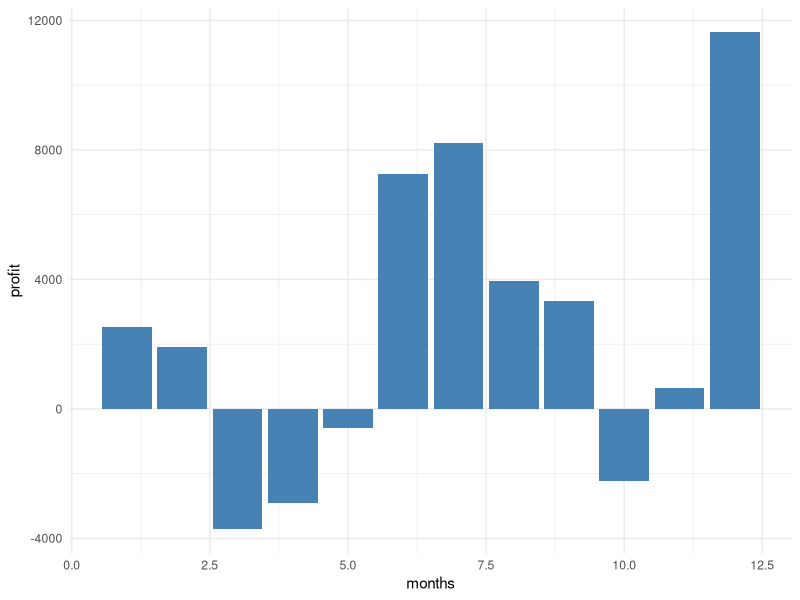
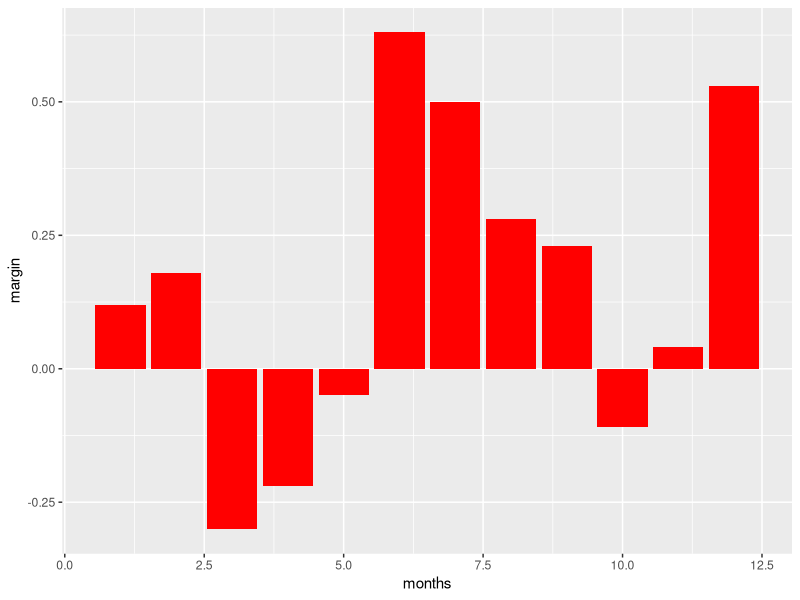
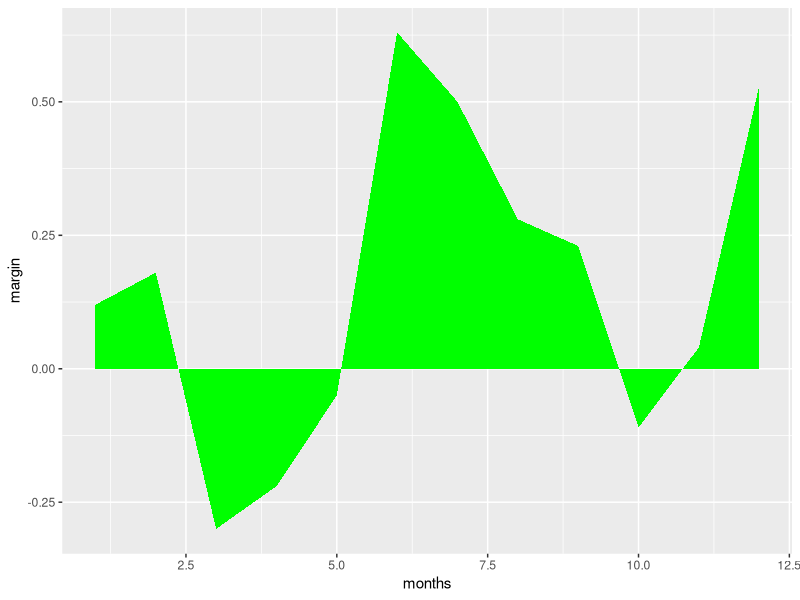

These figures' R source, in order:

#Data
revenue <- c(14574.49, 7606.46, 8611.41, 9175.41, 8058.65, 8105.44, 11496.28, 9766.09, 10305.32, 14379.96, 10713.97, 15433.50)
expenses <- c(12051.82, 5695.07, 12319.20, 12089.72, 8658.57, 840.20, 3285.73, 5821.12, 6976.93, 16618.61, 10054.37, 3803.96)

# Calculate the profit for each month
month_profit <- revenue - expenses
month_profit

# Calculate the tax 30%
tax <- round(month_profit * 0.3, digits = 2)
tax

# Calculate the profit after tax for each month (tax rate 30%)
profit_aft_tax <-  month_profit - tax
profit_aft_tax


# Calculate the profit margin for each month - equals to profit after tax divided by revenue
# The value output must be in %
profit_margin <- round(profit_aft_tax / revenue, digits = 2)
profit_margin

# Calculate the good months - where the profit after tax was greater than the mean for the year
year_mean <- round(mean(profit_aft_tax), 2)
year_mean

#Good months (faster way)
good_months <- profit_aft_tax > year_mean
good_months

# Good months
i <- 0
for (m in profit_aft_tax){
  i <- i + 1
  if (m > year_mean) {
    print(paste(i,":", round(m, 2)))
  } 
}

# Calculate the bad months - where the profit after tax was less than the mean for the year
bad_months <- profit_aft_tax < year_mean
bad_months

# Bad months
i <- 0
for (m in profit_aft_tax){
  i <- i + 1
  if (m < year_mean) {
    print(paste(i,":", round(m, 2)))
  } 
}

# Calculate the worst month
paste(which.min(profit_aft_tax),":", min(profit_aft_tax))

# Calculate the best month
paste(which.max(profit_aft_tax), ":", max(profit_aft_tax))





# --------- VISUALIZATION------------
# activating ggplot2
library(ggplot2)
?qplot()

# Creation of a dataframe from the previouse vectors
df <- data.frame(months = seq(1, 12), profit = month_profit, prof_aft_tax = profit_aft_tax, 
                 margin = profit_margin)
df

# Basic barplot - Profit for every month
p <- ggplot(data= df, aes(x=months, y=profit)) + 
            geom_bar(stat="identity", fill="steelblue") +
            theme_minimal()
p

# Basic barplot - Margin for every month
q <- ggplot(data = df, aes(x = months, y = margin)) + 
            geom_bar(stat = 'identity', fill='red')
q

# Basic areaplot - Margin for every month
w <- ggplot(data = df, aes(x = months, y = margin)) + 
            geom_area(stat = 'identity', fill='green')
w





